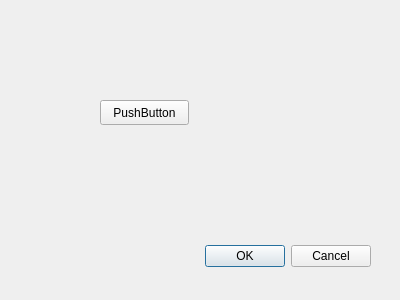
<?xml version="1.0" encoding="UTF-8"?>
<ui version="4.0">
 <class>Dialog</class>
 <widget class="QDialog" name="Dialog">
  <property name="geometry">
   <rect>
    <x>0</x>
    <y>0</y>
    <width>400</width>
    <height>300</height>
   </rect>
  </property>
  <property name="windowTitle">
   <string>Dialog</string>
  </property>
  <widget class="QDialogButtonBox" name="buttonBox">
   <property name="geometry">
    <rect>
     <x>30</x>
     <y>240</y>
     <width>341</width>
     <height>32</height>
    </rect>
   </property>
   <property name="orientation">
    <enum>Qt::Horizontal</enum>
   </property>
   <property name="standardButtons">
    <set>QDialogButtonBox::Cancel|QDialogButtonBox::Ok</set>
   </property>
  </widget>
  <widget class="QPushButton" name="pushButton">
   <property name="geometry">
    <rect>
     <x>100</x>
     <y>100</y>
     <width>89</width>
     <height>25</height>
    </rect>
   </property>
   <property name="text">
    <string>PushButton</string>
   </property>
  </widget>
 </widget>
 <resources/>
 <connections>
  <connection>
   <sender>buttonBox</sender>
   <signal>accepted()</signal>
   <receiver>Dialog</receiver>
   <slot>accept()</slot>
   <hints>
    <hint type="sourcelabel">
     <x>248</x>
     <y>254</y>
    </hint>
    <hint type="destinationlabel">
     <x>157</x>
     <y>274</y>
    </hint>
   </hints>
  </connection>
  <connection>
   <sender>buttonBox</sender>
   <signal>rejected()</signal>
   <receiver>Dialog</receiver>
   <slot>reject()</slot>
   <hints>
    <hint type="sourcelabel">
     <x>316</x>
     <y>260</y>
    </hint>
    <hint type="destinationlabel">
     <x>286</x>
     <y>274</y>
    </hint>
   </hints>
  </connection>
 </connections>
</ui>
